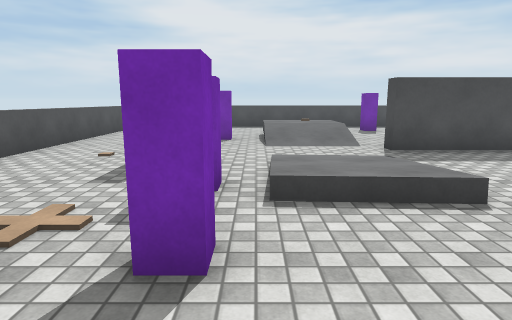
[1] (above)

16 first-person views from a walk through a Unity game level. The camera is 1.4 m above the floor, tilts 10° down and sees 75° across. The floor is counted in squares, 1.2 m on a side. Each view is taken from the middle of a square. On the plan, view 1 faces up. The plan holds only what a view shows up to about 14 squares ahead; the rest is blank. The place goes on beyond the plan. The player is left out. Some animated figures are left out. Surface patterns are stand-ins for the level's own textures.

[2]
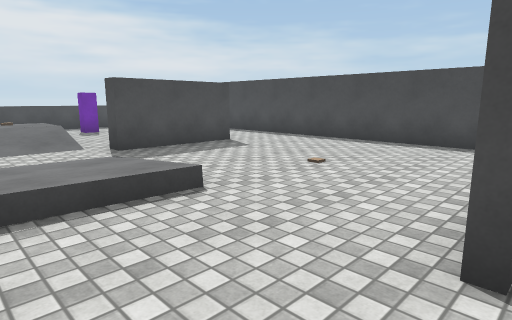

[3]
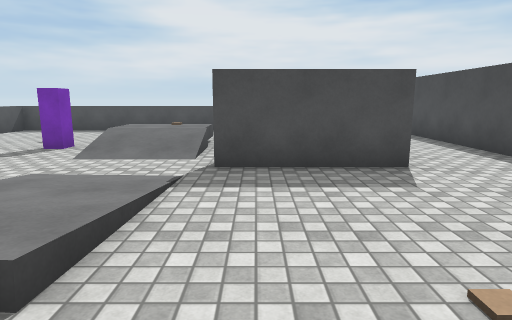

[4]
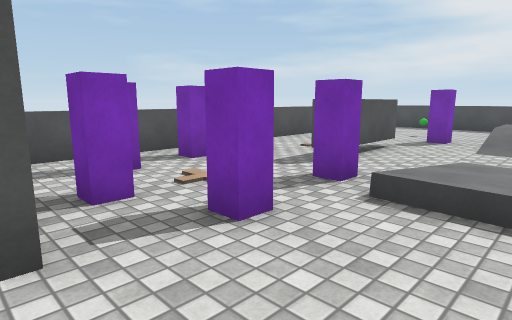

[5]
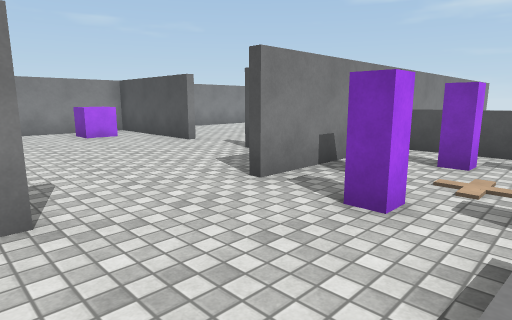

[6]
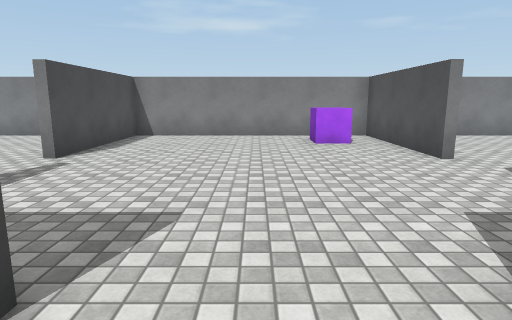

[7]
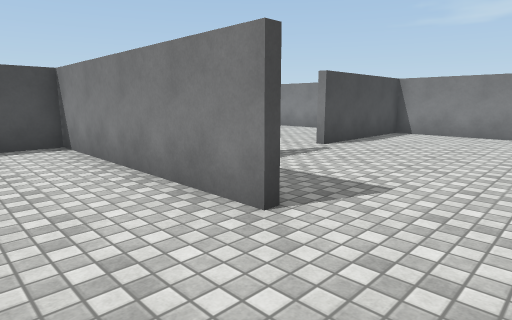

[8]
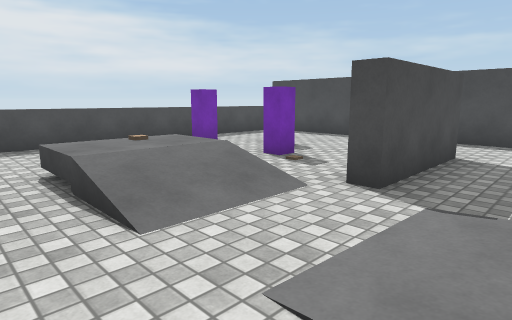

[9]
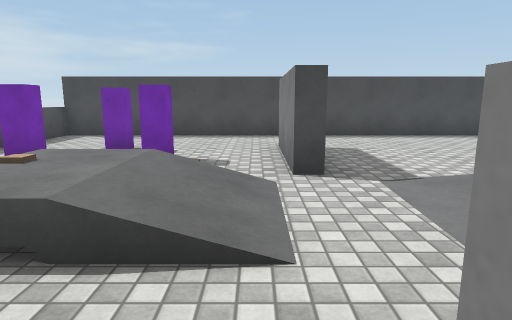

[10]
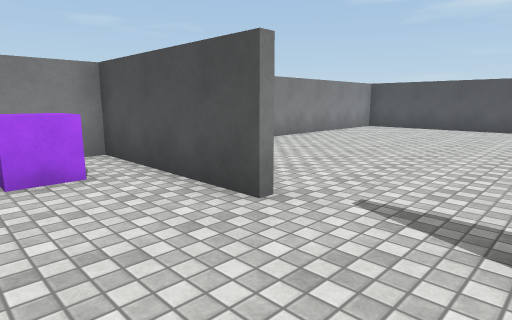

[11]
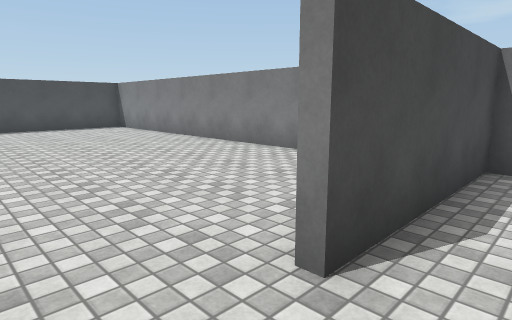

[12]
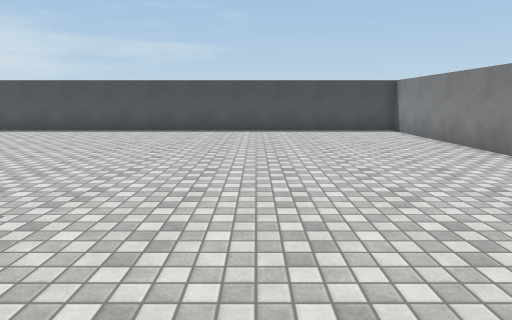

[13]
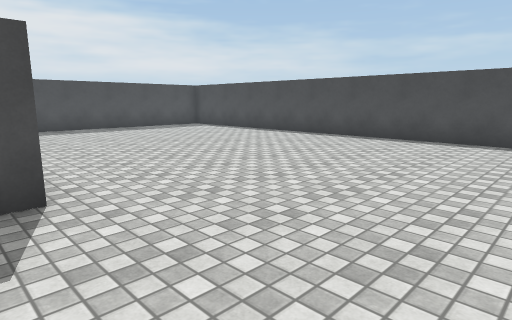

[14]
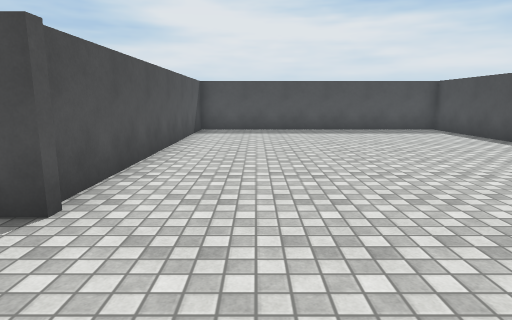

[15]
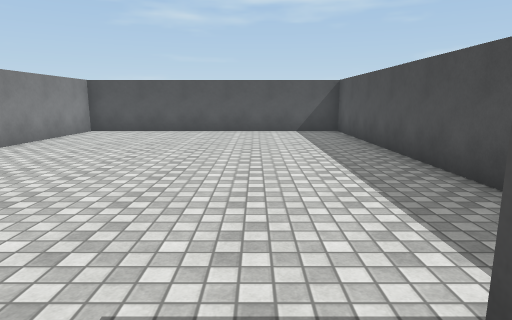

[16]
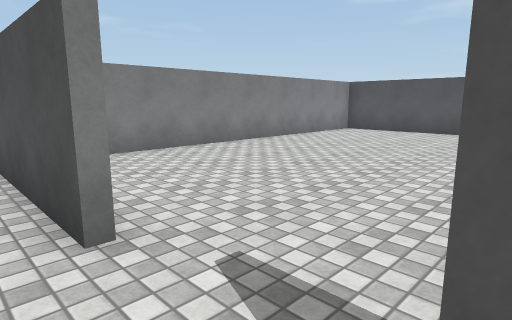

### Floor plan
Ten units are one square. View 1 is at (0, 0); x grows to the right and y downward. Boxes are objects, and circles mark ways between rooms. Rooms are numbered by the first view taken in them; rooms with no view inside come last. Other rooms are left out.
<svg viewBox="-157 -160 356 260">
<path fill="none" stroke="#000" d="M-16 -88 -16 -68M-32 -5 -6 -5M24 -5 95 -5M-92 -5 -65 -5M69 -79 33 -79 33 -84 68 -84M-28 46 -28 95 51 95 51 48M95 -2 95 -155 -53 -155 -53 -149M3 -109 3 -121M100 -2 95 -2M84 95 194 95 194 -109 97 -109 97 -8M-61 -2 -152 -2 -152 95 -49 95"/>
<rect x="-45" y="-25" width="10" height="10" fill="#bbb"><title>other object</title></rect>
<rect x="-45" y="-45" width="10" height="10" fill="#bbb"><title>other object</title></rect>
<rect x="-25" y="-25" width="10" height="10" fill="#bbb"><title>other object</title></rect>
<rect x="-25" y="-125" width="10" height="10" fill="#bbb"><title>other object</title></rect>
<rect x="-15" y="75" width="10" height="10" fill="#bbb"><title>other object</title></rect>
<rect x="-15" y="-25" width="10" height="10" fill="#bbb"><title>other object</title></rect>
<rect x="-15" y="-55" width="10" height="20" fill="#bbb"><title>other object</title></rect>
<rect x="-15" y="-105" width="10" height="10" fill="#bbb"><title>other object</title></rect>
<rect x="45" y="-115" width="10" height="10" fill="#bbb"><title>other object</title></rect>
<rect x="45" y="-145" width="10" height="10" fill="#bbb"><title>other object</title></rect>
<rect x="55" y="-125" width="10" height="10" fill="#bbb"><title>other object</title></rect>
<circle cx="50" cy="35" r="3" fill="#2a7"/>
<circle cx="-30" cy="35" r="3" fill="#2a7"/>
<text x="-30" y="-60">1</text>
<text x="140" y="10">2</text>
<text x="-90" y="50">3</text>
</svg>
Room 1 opens to room 2. Room 1 opens to room 3.

Where each view was taken, in squares from view 1:
view 1: 0 up, 0 right, facing up
view 2: 0 up, 0 right, facing up-right
view 3: 2 up, 4 right, facing up
view 4: 0 up, 2 right, facing up-left
view 5: 4 up, 3 right, facing down-left
view 6: 2 up, 1 right, facing down
view 7: 3 up, 0 right, facing down-right
view 8: 6 up, 1 left, facing up-right
view 9: 9 up, 2 left, facing right
view 10: 2 down, 0 right, facing down-left
view 11: 3 down, 4 right, facing down-right
view 12: 4 down, 6 right, facing right
view 13: 4 down, 9 right, facing up-right
view 14: 3 down, 12 right, facing up
view 15: 3 down, 2 left, facing left
view 16: 2 down, 2 left, facing down-left
